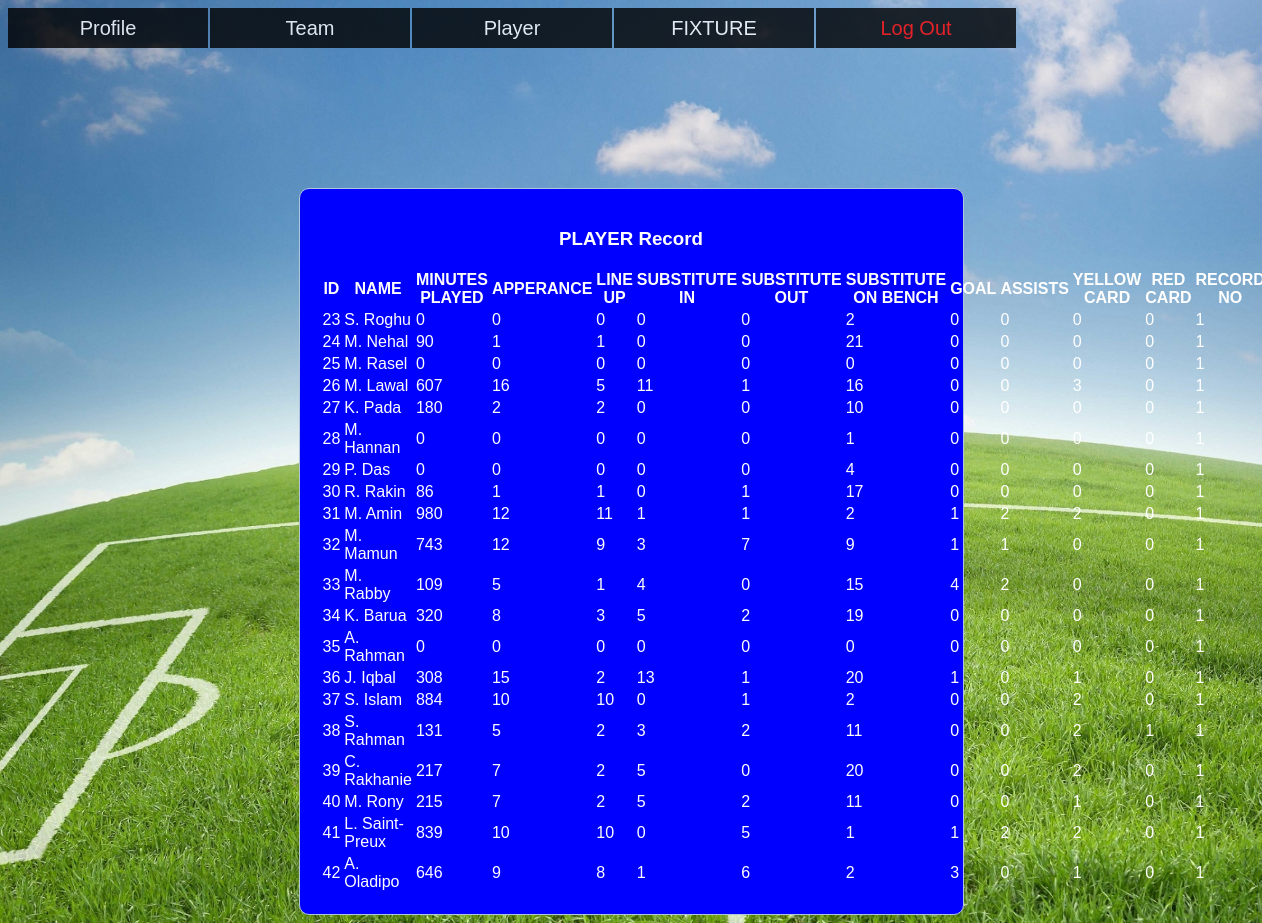
The page /rep-playerrecord.php (signed in) on the database its author committed.
### tables this page shows
CREATE TABLE IF NOT EXISTS `records` (
  `minutes_played` int(4) DEFAULT NULL,
  `apperance` int(2) DEFAULT NULL,
  `line_up` int(2) DEFAULT NULL,
  `substitute_in` int(2) DEFAULT NULL,
  `substitute_out` int(2) DEFAULT NULL,
  `substitute_on_bench` int(2) DEFAULT NULL,
  `goal` int(2) DEFAULT NULL,
  `assists` int(1) DEFAULT NULL,
  `yellow_card` int(2) DEFAULT NULL,
  `red_card` int(1) DEFAULT NULL,
  `id` int(3) NOT NULL DEFAULT '0',
  `recordid` int(11) NOT NULL DEFAULT '1'
);

CREATE TABLE IF NOT EXISTS `player` (
  `jerseyno` varchar(2) DEFAULT NULL,
  `name` varchar(23) DEFAULT NULL,
  `country` varchar(10) DEFAULT NULL,
  `age` varchar(2) DEFAULT NULL,
  `position` varchar(1) DEFAULT NULL,
  `teamid` int(2) DEFAULT NULL,
  `id` int(3) NOT NULL DEFAULT '0',
  `prize` int(6) DEFAULT NULL
);

### rep-playerrecord.php (the view, shortened to what this page needs)
<!DOCTYPE html>
<html>
<link rel="stylesheet" type="text/css" href="style1.css">
<ul>
	<li>
		<a href="">Profile</a>
	</li>
	<li>
		<a href="">Team</a>
	</li>
	<li>
		<a href="">Player</a>
	</li>
	<li><a href="rep-fixture.php">FIXTURE</a></li>
	<li><a href="rep-player.php?logout='1'" style="color: red;">Log Out</a></li>
</ul>
<head>
</head>
<body>
    <br><br> <br><br> <br><br> <br><br> <br><br>
<div class="content">
	<div> <p> <center><h3>PLAYER Record</h3></center> </p></div>
  	<table>
		<tr>
			<th>ID</th>
			<th>NAME</th>
			<th>MINUTES PLAYED</th>
			<th>APPERANCE</th>
			<th>LINE UP</th>
			<th>SUBSTITUTE IN</th>
			<th>SUBSTITUTE OUT</th>
			<th>SUBSTITUTE ON BENCH</th>
			<th>GOAL</th>
			<th>ASSISTS</th>
			<th>YELLOW CARD</th>
			<th>RED CARD</th>
			<th>RECORD NO</th>
		</tr>
		<?php
		$con=mysqli_connect("localhost","root","","games");
        $a=$_SESSION['username'];
		$sql="SELECT r1.id,p.name,r1.minutes_played,r1.apperance,r1.line_up,r1.substitute_in,r1.substitute_out,r1.substitute_on_bench,r1.goal,r1.assists,r1.yellow_card,r1.red_card,r1.recordid FROM records as r1 join player as p  on r1.id=p.id join team as t on p.teamid=t.id join representer as r on r.id=t.representerid where r.username='$a' order by r1.id";
		$result=$con->query($sql);
		if($result->num_rows >0){
			while ($row=$result->fetch_assoc()) {
                echo "<tr><td>".$row["id"]."</td><td>".$row["name"]."</td><td>".$row["minutes_played"]."</td><td>".$row["apperance"]."</td><td>".$row["line_up"]."</td><td>".$row["substitute_in"]."</td><td>".$row["substitute_out"]."</td><td>".$row["substitute_on_bench"]."</td><td>".$row["goal"]."</td><td>".$row["assists"]."</td><td>".$row["yellow_card"]."</td><td>".$row["red_card"]."</td><td>".$row["recordid"]."</td></tr>";
			}
			echo "</table>";
		}
		else{
			echo "0 result";
		}
		 ?>
</div>
</body>
</html>

### style1.css (style rules this page uses)
body { background: url(profile.jpeg) no-repeat; background-size: cover; font-family: Arial; color: white; }
ul { margin: 0px; padding: 0px; list-style: none; }
ul li { float: left; width: 200px; height: 40px; background-color: black; opacity: .8; line-height: 40px; text-align: center; font-size: 20px; margin-right: 2px; }
ul li a { text-decoration: none; color: white; display: block; }
form, .content { width: 50%; margin: 0px auto; padding: 20px; border: 1px solid #B0C4DE; background: blue; border-radius: 10px 10px 10px 10px; }

### rows shown on the page
records: id "23", id.name "S. Roghu", minutes_played "0", apperance "0", line_up "0", substitute_in "0", substitute_out "0", substitute_on_bench "2", goal "0", assists "0", yellow_card "0", red_card "0", recordid "1"
records: id "24", id.name "M. Nehal", minutes_played "90", apperance "1", line_up "1", substitute_in "0", substitute_out "0", substitute_on_bench "21", goal "0", assists "0", yellow_card "0", red_card "0", recordid "1"
records: id "25", id.name "M. Rasel", minutes_played "0", apperance "0", line_up "0", substitute_in "0", substitute_out "0", substitute_on_bench "0", goal "0", assists "0", yellow_card "0", red_card "0", recordid "1"
records: id "26", id.name "M. Lawal", minutes_played "607", apperance "16", line_up "5", substitute_in "11", substitute_out "1", substitute_on_bench "16", goal "0", assists "0", yellow_card "3", red_card "0", recordid "1"
records: id "27", id.name "K. Pada", minutes_played "180", apperance "2", line_up "2", substitute_in "0", substitute_out "0", substitute_on_bench "10", goal "0", assists "0", yellow_card "0", red_card "0", recordid "1"
records: id "28", id.name "M. Hannan", minutes_played "0", apperance "0", line_up "0", substitute_in "0", substitute_out "0", substitute_on_bench "1", goal "0", assists "0", yellow_card "0", red_card "0", recordid "1"
records: id "29", id.name "P. Das", minutes_played "0", apperance "0", line_up "0", substitute_in "0", substitute_out "0", substitute_on_bench "4", goal "0", assists "0", yellow_card "0", red_card "0", recordid "1"
records: id "30", id.name "R. Rakin", minutes_played "86", apperance "1", line_up "1", substitute_in "0", substitute_out "1", substitute_on_bench "17", goal "0", assists "0", yellow_card "0", red_card "0", recordid "1"
records: id "31", id.name "M. Amin", minutes_played "980", apperance "12", line_up "11", substitute_in "1", substitute_out "1", substitute_on_bench "2", goal "1", assists "2", yellow_card "2", red_card "0", recordid "1"
records: id "32", id.name "M. Mamun", minutes_played "743", apperance "12", line_up "9", substitute_in "3", substitute_out "7", substitute_on_bench "9", goal "1", assists "1", yellow_card "0", red_card "0", recordid "1"
records: id "33", id.name "M. Rabby", minutes_played "109", apperance "5", line_up "1", substitute_in "4", substitute_out "0", substitute_on_bench "15", goal "4", assists "2", yellow_card "0", red_card "0", recordid "1"
records: id "34", id.name "K. Barua", minutes_played "320", apperance "8", line_up "3", substitute_in "5", substitute_out "2", substitute_on_bench "19", goal "0", assists "0", yellow_card "0", red_card "0", recordid "1"
records: id "35", id.name "A. Rahman", minutes_played "0", apperance "0", line_up "0", substitute_in "0", substitute_out "0", substitute_on_bench "0", goal "0", assists "0", yellow_card "0", red_card "0", recordid "1"
records: id "36", id.name "J. Iqbal", minutes_played "308", apperance "15", line_up "2", substitute_in "13", substitute_out "1", substitute_on_bench "20", goal "1", assists "0", yellow_card "1", red_card "0", recordid "1"
records: id "37", id.name "S. Islam", minutes_played "884", apperance "10", line_up "10", substitute_in "0", substitute_out "1", substitute_on_bench "2", goal "0", assists "0", yellow_card "2", red_card "0", recordid "1"
records: id "38", id.name "S. Rahman", minutes_played "131", apperance "5", line_up "2", substitute_in "3", substitute_out "2", substitute_on_bench "11", goal "0", assists "0", yellow_card "2", red_card "1", recordid "1"
records: id "39", id.name "C. Rakhanie", minutes_played "217", apperance "7", line_up "2", substitute_in "5", substitute_out "0", substitute_on_bench "20", goal "0", assists "0", yellow_card "2", red_card "0", recordid "1"
records: id "40", id.name "M. Rony", minutes_played "215", apperance "7", line_up "2", substitute_in "5", substitute_out "2", substitute_on_bench "11", goal "0", assists "0", yellow_card "1", red_card "0", recordid "1"
records: id "41", id.name "L. Saint-Preux", minutes_played "839", apperance "10", line_up "10", substitute_in "0", substitute_out "5", substitute_on_bench "1", goal "1", assists "2", yellow_card "2", red_card "0", recordid "1"
records: id "42", id.name "A. Oladipo", minutes_played "646", apperance "9", line_up "8", substitute_in "1", substitute_out "6", substitute_on_bench "2", goal "3", assists "0", yellow_card "1", red_card "0", recordid "1"
